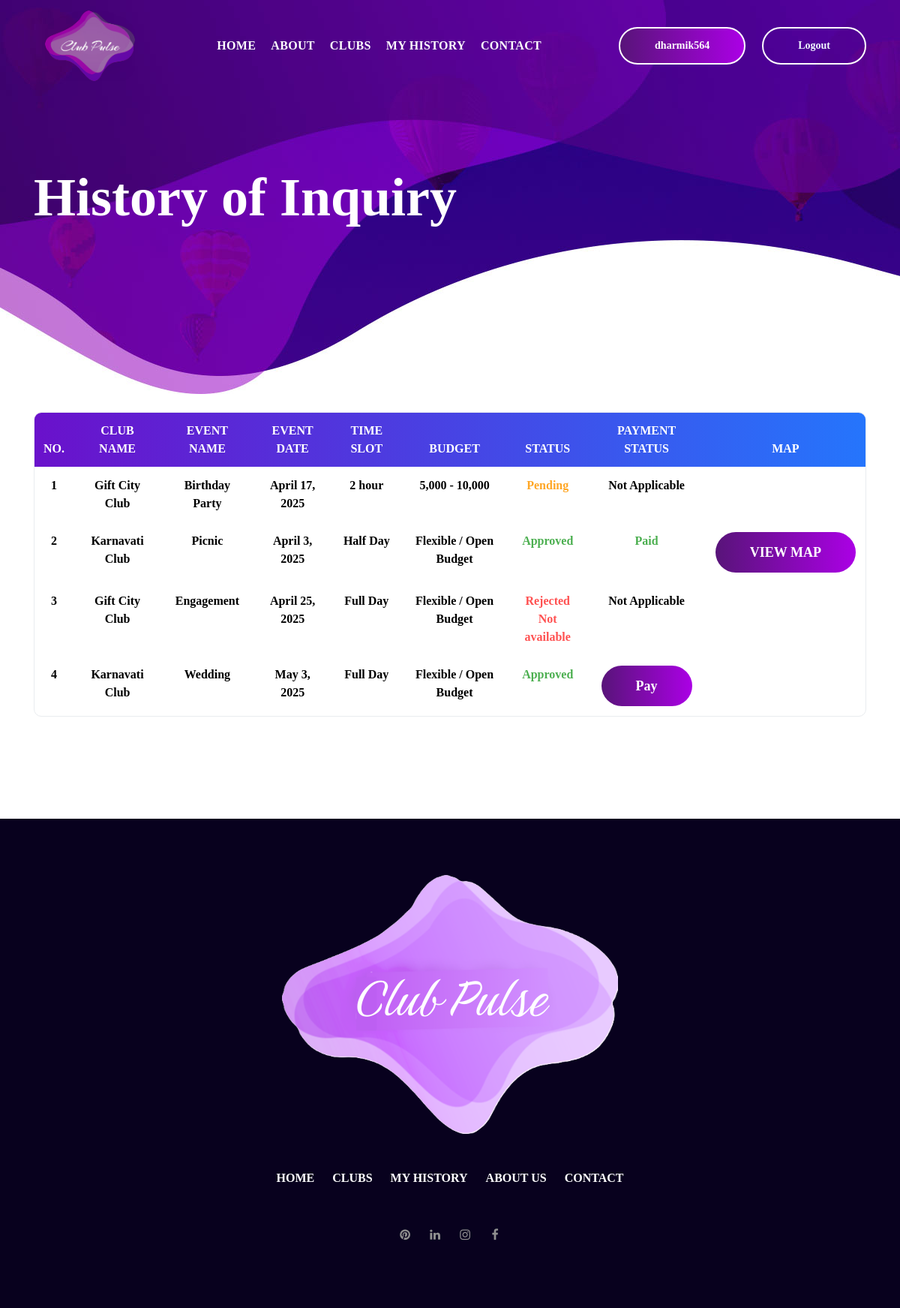
Page /my_history/1 on the committed database.
### exp_app/models.py (models this page shows, shortened)
class User_Detail(models.Model):
    user_id = models.AutoField(primary_key=True)
    name = models.CharField(max_length=100, verbose_name="Name", null=True)
    username = models.CharField(max_length=255,verbose_name='Username',null=True)
    mobile_number = models.CharField(max_length=10, verbose_name="Mobile_number", null=True)
    city = models.CharField(max_length=30, verbose_name="City", null=True)
    email = models.EmailField(max_length=100, verbose_name="Email_id")
    password = models.CharField(max_length=100, verbose_name="Password", null=True)
    profile_image = models.ImageField(upload_to='exp_app/static/images/user', null=True, blank=True)

class Club_Inquiry_Detail (models.Model):
    user = models.ForeignKey(User_Detail, on_delete=models.CASCADE, null=True)
    club = models.ForeignKey(Club_Detail, on_delete=models.CASCADE, null=True)
    event_name = models.CharField(verbose_name='Event Name', max_length=100, null=True)
    date = models.DateField(verbose_name='Event Date')
    start_time = models.TimeField(verbose_name='Start time')
    time_slot = models.CharField(verbose_name='Time Slot', max_length=100, null=True)
    budget = models.CharField(verbose_name='Budget', max_length=100, null=True)
    status = models.CharField(verbose_name='Status',max_length=10)
    status_reason = models.CharField(verbose_name='Status Reason',max_length=100, null=True)

class Club_Detail(models.Model):
    club_name = models.CharField(max_length=100, verbose_name="Club_name")
    club_profile_image = models.ImageField(upload_to='exp_app/static/images/club', null=True)
    club_owner_name = models.CharField(max_length=100, verbose_name="Club_owner_name", null=True)
    club_email = models.EmailField(max_length=100, verbose_name="Club_email")
    club_owner_email = models.EmailField(max_length=100, verbose_name="Club_owner_email", null=True)
    club_category = models.CharField(max_length=100, verbose_name="Club_category", null=True)
    club_phone = models.CharField(max_length=50, verbose_name="Club_phone", null=True)
    club_owner_mobile = models.CharField(max_length=50, verbose_name="Club_owner_mobile", null=True)
    club_password = models.CharField(max_length=100, verbose_name="Club_password")
    club_address = models.CharField(max_length=100, verbose_name="Club_address", null=True)
    club_city = models.CharField(max_length=30, verbose_name="Club_city", null=True)
    club_state = models.CharField(max_length=30, verbose_name="Club_state", null=True)
    club_country = models.CharField(max_length=30, verbose_name="Club_country", null=True)
    club_description = models.CharField(max_length=1000, verbose_name="Club_description", null=True)
    club_detail_description = models.CharField(max_length=2000, verbose_name="Club_detail_description", null=True)

### exp_app/views.py (the view)
# urls.py: path('my_history/<int:user_id>', views.My_history_page, name='my_history'),
def My_history_page(request, user_id):
    if user_id != 0:
        data = models.User_Detail.objects.get(user_id=user_id)
        id = data.user_id
        email = data.email
        username = data.username
        profile_image = data.profile_image
        context = {
            'id' : id,
            'email' : email,
            'username' : username,
            'profile_image' : profile_image,
        }
        inq = models.Club_Inquiry_Detail.objects.filter(user = data).count()
        if inq != 0:
            iq = models.Club_Inquiry_Detail.objects.filter(user = data)
            context['inq'] = iq
            for i in iq:
                p = models.Paid_Customer.objects.filter(payer=i).count()
                if p != 0:
                    if 'paid' in context:
                        context['paid'].append(i.id)
                    else:
                        context['paid'] = []
                        context['paid'].append(i.id)
                    if context['paid'] == i.id:
                        print("____________id_____________", i.id)
            return render(request, 'my_history.html', context)
        return render(request, 'my_history.html', context)
    context = {
            'id' : 0,
        }
    return render(request, 'my_history.html', context)

### exp_app/templates/my_history.html (shortened to what this page needs)
<!DOCTYPE html>
<html lang="en">
<head>
{% load static %}
<link rel="stylesheet" href="{% static 'css/bootstrap.min.css' %}">
<link rel="stylesheet" href="{% static 'css/font-awesome.min.css' %}">
<link rel="stylesheet" href="{% static 'css/swiper.min.css' %}">
<link rel="stylesheet" href="{% static 'css/style.css' %}">
</head>
<body class="elements-page">
<header class="site-header">
    <div class="header-bar">
        <div class="container-fluid">
            <div class="row align-items-center" style="margin-right: 15px;">
                <div class="col-10 col-lg-2 order-lg-1">
                    <div class="site-branding">
                        <div class="site-title">
                            <img src="{% static 'image/logo_club_pulse_3.PNG' %}" alt="logo">
                        </div>
                    </div>
                </div>
                <div class="col-2 col-lg-7 order-3 order-lg-2">
                    <nav class="site-navigation">
                        <ul>
                            <li><a href="{% url 'user_home' id %}">Home</a></li>
                            <li><a href="{% url 'about' id %}">About</a></li>
                            <li><a href="{% url 'club_list' id 'all' %}">Clubs</a></li>
                            {% if id != 0 %}
                                <li><a href="{% url 'my_history' id %}">My History</a></li>
                                <li><a href="{% url 'contact' id %}">Contact</a></li>
                            {% else %}
                                <li><a href="{% url 'user_login' %}">My History</a></li>
                                <li><a href="{% url 'user_login' %}">Contact</a></li>
                            {% endif %}
                        </ul>
                    </nav>
                </div>
                <div class="col-lg-3 d-none d-lg-block order-2 order-lg-2">
                    {% if id != 0 %}
                    <div class="login-username" style="display: flex;">
                        <span class="btn gradient-bg">{{ username }}</span>
                        <a class="btn btn-logout " href="{% url 'main_page' %}" style="color: aliceblue; margin-left: 10px;">Logout</a>
                    </div>
                    {% else %}
                    <div class="login-username">
                        <a class="btn gradient-bg" href="{% url 'login' %}">Login</a>
                    </div>
                    {% endif %}
                </div>
            </div>
        </div>
    </div>
    <div class="page-header elements-page-header">
        <div class="container">
            <div class="row">
                <div class="col-12">
                    <header class="entry-header">
                        <h1 class="entry-title">History of Inquiry</h1>
                    </header>
                </div>
            </div>
        </div>
    </div>
</header>
    <div class="container mt-4">
        <div class="table-responsive">
            <table class="table table-striped table-bordered text-center">
                <thead class="thead">
                    <tr>
                        <th>No.</th>
                        <th>Club Name</th>
                        <th>Event Name</th>
                        <th>Event Date</th>
                        <th>Time Slot</th>
                        <th>Budget</th>
                        <th>Status</th>
                        <th>Payment Status</th>
                        <th>Map</th>
                    </tr>
                </thead>
                <tbody>
                    {% for i in inq %}
                    <tr>
                        <td>{{ forloop.counter }}</td>
                        <td>{{ i.club.club_name }}</td>
                        <td>{{ i.event_name }}</td>
                        <td>{{ i.date }}</td>
                        <td>{{ i.time_slot }}</td>
                        <td>{{ i.budget }}</td>
                        {% if i.status == 'Approved' %}
                            <td class="status status-approved" style="color: #4CAF50;">{{ i.status }}</td>
                        {% elif i.status == 'Rejected' %}
                            <td class="status status-rejected" style="color: #FF5252;">{{ i.status }} <br>{{i.status_reason}} </td>
                        {% elif i.status == 'Pending' %}
                            <td class="status status-pending" style="color: #FFA726;">{{ i.status }}</td>
                        {% endif %}
                        {% if i.status == 'Approved' %}
                            {% if i.id in paid %}
                                <td style="color: #4CAF50; font-weight: bold;">Paid</td>
                                {% if 'Karnavati Club' in i.club.club_name %}
                                    <td><a href="https://maps.app.goo.gl/h7fSfeWPd9D88WpW7" class="btn gradient-bg" target="_blank">View map</a></td>
                                {% elif 'Rajpath' in i.club.club_name %}
                                    <td><a href="https://maps.app.goo.gl/SDEBsSZjEiZoXz6g6" class="btn gradient-bg" target="_blank">View map</a></td>
                                {% elif 'Gift City' in i.club.club_name %}
                                    <td><a href="https://maps.app.goo.gl/XKtcZiZNN3NaNAcC6" class="btn gradient-bg" target="_blank">View map</a></td>
                                {% elif 'Info City' in i.club.club_name %}
                                    <td><a href="https://maps.app.goo.gl/vudMfJj1PcZ5NvKj8" class="btn gradient-bg" target="_blank">View map</a></td>
                                {% elif 'club 07' in i.club.club_name %}
                                    <td><a href="https://maps.app.goo.gl/8L5H3uMLUXtzfpug6" class="btn gradient-bg" target="_blank">View map</a></td>
                                {% elif 'YMCA' in i.club.club_name %}
                                    <td><a href="https://maps.app.goo.gl/fVhVtNqhgc11ewk79" class="btn gradient-bg" target="_blank">View map</a></td>
                                {% endif %}
                            {% else %}
                                <td><a href="{% url 'payment' id i.id %}" class="btn gradient-bg">Pay</a></td>
                                <td></td>
                            {% endif %}
                        {% else %}
                            <td>Not Applicable</td>
                            <td></td>
                        {% endif %}
                    </tr>
                    {% empty %}
                    <tr>
                        <td colspan="9" class="text-muted">No history available</td>
                    </tr>
                    {% endfor %}
                </tbody>
            </table>
        </div>
    </div>
    <div style="height: 120px"></div>
<footer class="site-footer">
    <div class="container">
        <div class="row">
            <div class="col-12">
                <figure class="footer-logo">
                    <img src="{% static 'image/logo_club_pulse1_remove_bg.png' %}" alt="logo">
                </figure>
                <nav class="footer-navigation">
                    <ul  class="flex flex-wrap justify-content-center align-items-center">
                        <li><a href="{% url 'user_home' id %}">Home</a></li>
                        <li><a href="{% url 'club_list' id 'all' %}">Clubs</a></li>
                        {% if id != 0 %}
                            <li><a href="{% url 'my_history' id %}">My History</a></li>
                        {% else %}
                            <li><a href="{% url 'user_login' %}">My History</a></li>
                        {% endif %}
                        <li><a href="{% url 'about' id %}">About us</a></li>
                        {% if id != 0 %}
                            <li><a href="{% url 'contact' id %}">Contact</a></li>
                        {% else %}
                            <li><a href="{% url 'user_login' %}">Contact</a></li>
                        {% endif %}
                    </ul>
                </nav>
                <div class="footer-social">
                    <ul class="flex flex-wrap justify-content-center align-items-center">
                        <li><a href="#"><i class="fa fa-pinterest"></i></a></li>
                        <li><a href="#"><i class="fa fa-linkedin"></i></a></li>
                        <li><a href="#"><i class="fa fa-instagram"></i></a></li>
                        <li><a href="#"><i class="fa fa-facebook"></i></a></li>
                    </ul>
                </div>
            </div>
        </div>
    </div>
</footer>
</body>
</html>

### rows in the picture
User_Detail: username "dharmik564"
Club_Inquiry_Detail: club.club_name "Gift City Club", event_name "Birthday Party", date "April 17, 2025", time_slot "2 hour", budget "5,000 - 10,000", status "Pending", shows "Not Applicable"
Club_Inquiry_Detail: club.club_name "Karnavati Club", event_name "Picnic", date "April 3, 2025", time_slot "Half Day", budget "Flexible / Open Budget", status "Approved", shows "Paid", shows "VIEW MAP"
Club_Inquiry_Detail: club.club_name "Gift City Club", event_name "Engagement", date "April 25, 2025", time_slot "Full Day", budget "Flexible / Open Budget", status "Rejected", status_reason "Not available", shows "Not Applicable"
Club_Inquiry_Detail: club.club_name "Karnavati Club", event_name "Wedding", date "May 3, 2025", time_slot "Full Day", budget "Flexible / Open Budget", status "Approved", shows "Pay"
